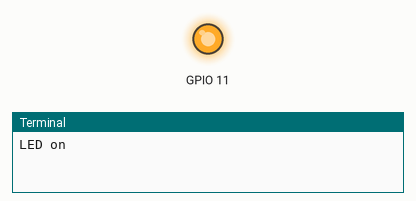
A program run on a simulated Raspberry Pi (BCM pin numbers). Shown: output pins drawn as LEDs (lit = HIGH), the last lines printed to the terminal. At 1.0 s the program stops and its outputs stay as they are.

Above: at 0.1 s.
At 1.1 s:
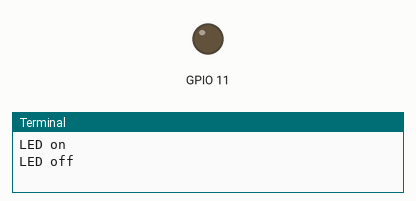
Timing chart, 0 to 2.5 s (numbered marks = the images above):
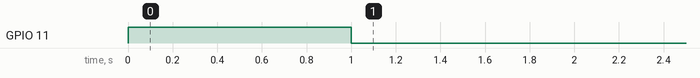

Measured:
- by itself, GPIO 11: LOW → HIGH at 0.00 s, → LOW 1.0 s later

The program:

01_LED_on_off.py
```python
import RPi.GPIO as GPIO
import time
GPIO.setmode(GPIO.BCM)
GPIO.setwarnings(False)
GPIO.setup(11,GPIO.OUT)
print "LED on"
GPIO.output(11,GPIO.HIGH)
time.sleep(1)
print "LED off"
GPIO.output(11,GPIO.LOW)
```
